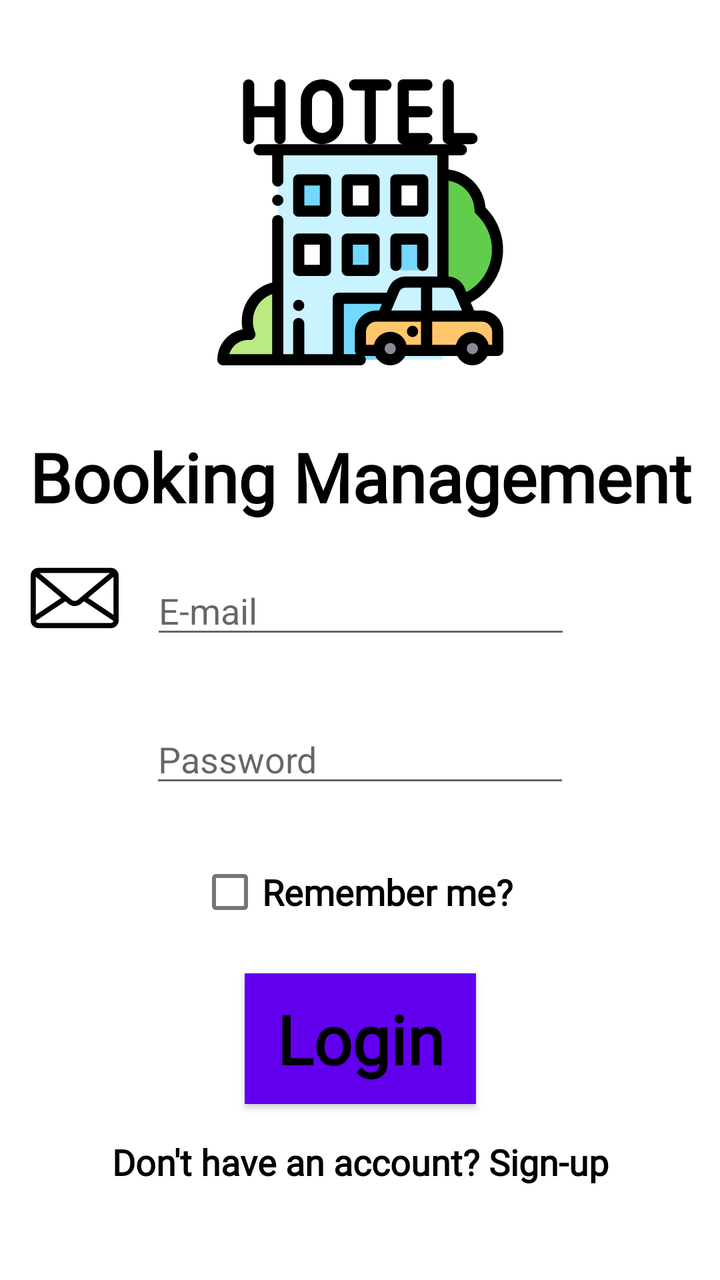
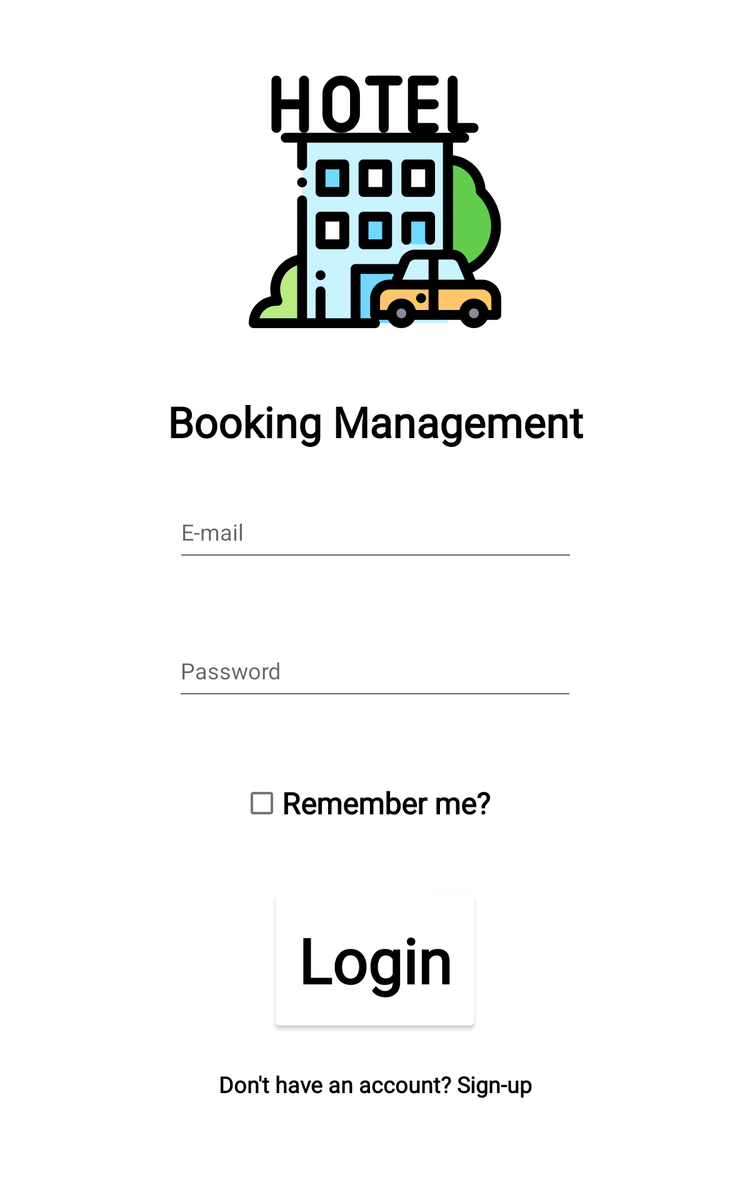

An Android layout and its configuration variant, each rendered on a device that would load it. The default file and the variant file are quoted in full after the pictures.
<!-- AndroidManifest.xml: application theme Theme.BookingManagementGAD -->
<!-- res/layout/activity_login.xml -->
<?xml version="1.0" encoding="utf-8"?>
<androidx.constraintlayout.widget.ConstraintLayout xmlns:android="http://schemas.android.com/apk/res/android"
    xmlns:app="http://schemas.android.com/apk/res-auto"
    xmlns:tools="http://schemas.android.com/tools"
    android:layout_width="match_parent"
    android:layout_height="match_parent"
    tools:context=".Login">

    <ImageView
        android:id="@+id/imageView3"
        android:layout_width="161dp"
        android:layout_height="143dp"
        app:layout_constraintBottom_toBottomOf="parent"
        app:layout_constraintEnd_toEndOf="parent"
        app:layout_constraintStart_toStartOf="parent"
        app:layout_constraintTop_toTopOf="parent"
        app:layout_constraintVertical_bias="0.07999998"
        app:srcCompat="@drawable/ic_hotel_logo" />

    <TextView
        android:id="@+id/textView"
        android:layout_width="wrap_content"
        android:layout_height="wrap_content"
        android:fontFamily="@font/pacifico"
        android:text="Booking Management"
        android:textAppearance="@style/TextAppearance.AppCompat.Display1"
        android:textColor="#010101"
        android:textStyle="bold"
        app:layout_constraintBottom_toBottomOf="parent"
        app:layout_constraintEnd_toEndOf="parent"
        app:layout_constraintStart_toStartOf="parent"
        app:layout_constraintTop_toBottomOf="@+id/imageView3"
        app:layout_constraintVertical_bias="0.07999998" />

    <EditText
        android:id="@+id/editTextTextEmailAddress"
        android:layout_width="wrap_content"
        android:layout_height="wrap_content"
        android:ems="10"
        android:hint="E-mail"
        android:inputType="textEmailAddress"
        android:textColorHighlight="#000000"
        android:textColorLink="#000000"
        app:layout_constraintBottom_toBottomOf="parent"
        app:layout_constraintEnd_toEndOf="parent"
        app:layout_constraintHorizontal_bias="0.502"
        app:layout_constraintStart_toStartOf="parent"
        app:layout_constraintTop_toBottomOf="@+id/textView"
        app:layout_constraintVertical_bias="0.065" />

    <EditText
        android:id="@+id/editTextTextPassword"
        android:layout_width="wrap_content"
        android:layout_height="wrap_content"
        android:ems="10"
        android:hint="Password"
        android:inputType="textPassword"
        app:layout_constraintBottom_toBottomOf="parent"
        app:layout_constraintEnd_toEndOf="parent"
        app:layout_constraintStart_toStartOf="parent"
        app:layout_constraintTop_toBottomOf="@+id/editTextTextEmailAddress"
        app:layout_constraintVertical_bias="0.120000005" />

    <ImageView
        android:id="@+id/imageView4"
        android:layout_width="66dp"
        android:layout_height="44dp"
        app:layout_constraintBottom_toBottomOf="parent"
        app:layout_constraintEnd_toStartOf="@+id/editTextTextEmailAddress"
        app:layout_constraintHorizontal_bias="0.457"
        app:layout_constraintStart_toStartOf="parent"
        app:layout_constraintTop_toTopOf="parent"
        app:layout_constraintVertical_bias="0.465"
        app:srcCompat="@drawable/ic_email" />

    <ImageView
        android:id="@+id/imageView7"
        android:layout_width="66dp"
        android:layout_height="44dp"
        app:layout_constraintBottom_toBottomOf="parent"
        app:layout_constraintEnd_toStartOf="@+id/editTextTextPassword"
        app:layout_constraintHorizontal_bias="0.457"
        app:layout_constraintStart_toStartOf="parent"
        app:layout_constraintTop_toBottomOf="@+id/imageView4"
        app:layout_constraintVertical_bias="0.12"
        app:srcCompat="@drawable/ic_password" />

    <CheckBox
        android:id="@+id/checkBox2"
        android:layout_width="wrap_content"
        android:layout_height="wrap_content"
        android:fontFamily="@font/pacifico"
        android:text="Remember me? "
        android:textAppearance="@style/TextAppearance.AppCompat.Display1"
        android:textSize="18sp"
        android:textStyle="bold"
        app:layout_constraintBottom_toBottomOf="parent"
        app:layout_constraintEnd_toEndOf="parent"
        app:layout_constraintStart_toStartOf="parent"
        app:layout_constraintTop_toBottomOf="@+id/editTextTextPassword"
        app:layout_constraintVertical_bias="0.120000005" />

    <Button
        android:id="@+id/button2"
        android:layout_width="wrap_content"
        android:layout_height="wrap_content"
        android:background="#FFFFFF"
        android:fontFamily="@font/pacifico"
        android:text="Login"
        android:textAppearance="@style/TextAppearance.AppCompat.Display1"
        android:textColor="#000000"
        android:backgroundTint="@android:color/white"
        android:textColorHighlight="#FFFFFF"
        android:textStyle="bold"
        app:layout_constraintBottom_toBottomOf="parent"
        app:layout_constraintEnd_toEndOf="parent"
        app:layout_constraintStart_toStartOf="parent"
        app:layout_constraintTop_toBottomOf="@+id/checkBox2"
        app:layout_constraintVertical_bias="0.16000003" />

    <TextView
        android:id="@+id/textView5"
        android:layout_width="wrap_content"
        android:layout_height="wrap_content"
        android:fontFamily="@font/pacifico"
        android:text="Don't have an account? Sign-up"
        android:textColor="#000000"
        android:textSize="18sp"
        android:textStyle="bold"
        app:layout_constraintBottom_toBottomOf="parent"
        app:layout_constraintEnd_toEndOf="parent"
        app:layout_constraintStart_toStartOf="parent"
        app:layout_constraintTop_toBottomOf="@+id/button2"
        app:layout_constraintVertical_bias="0.26" />

</androidx.constraintlayout.widget.ConstraintLayout>
<!-- resources referenced by this layout -->
<resources>
  <!-- drawable ic_email (drawable) -->
  <vector xmlns:android="http://schemas.android.com/apk/res/android"
      android:width="512dp"
      android:height="512dp"
      android:viewportWidth="512"
      android:viewportHeight="512">
    <path
        android:fillColor="#FF000000"
        android:pathData="M467,80.609H45c-24.813,0 -45,20.187 -45,45v260.782c0,24.813 20.187,45 45,45h422c24.813,0 45,-20.187 45,-45V125.609C512,100.796 491.813,80.609 467,80.609zM461.127,110.609l-6.006,5.001L273.854,266.551c-10.346,8.614 -25.364,8.614 -35.708,0L56.879,115.61l-6.006,-5.001H461.127zM30,132.267L177.692,255.25L30,353.543V132.267zM467,401.391H45c-7.248,0 -13.31,-5.168 -14.699,-12.011l171.445,-114.101l17.204,14.326c10.734,8.938 23.893,13.407 37.051,13.407c13.158,0 26.316,-4.469 37.051,-13.407l17.204,-14.326l171.444,114.1C480.31,396.224 474.248,401.391 467,401.391zM482,353.543l-147.692,-98.292L482,132.267V353.543z"/>
  </vector>
  <!-- drawable ic_hotel_logo: vector/xml drawable (drawable, 8466 chars, omitted) -->
  <style name="Theme.BookingManagementGAD" parent="Theme.MaterialComponents.DayNight.DarkActionBar">
          
          <item name="colorPrimary">@color/purple_500</item>
          <item name="colorPrimaryVariant">@color/purple_700</item>
          <item name="colorOnPrimary">@color/white</item>
          
          <item name="colorSecondary">@color/teal_200</item>
          <item name="colorSecondaryVariant">@color/teal_700</item>
          <item name="colorOnSecondary">@color/black</item>
          
          <item name="android:statusBarColor" tools:targetApi="l">?attr/colorPrimaryVariant</item>
          
      </style>
</resources>
<!-- res/layout-sw600dp/activity_login.xml (the repository's variant of the layout above) -->
<!-- drawn on a 7-inch tablet held upright -->
<?xml version="1.0" encoding="utf-8"?>
<androidx.constraintlayout.widget.ConstraintLayout xmlns:android="http://schemas.android.com/apk/res/android"
    xmlns:app="http://schemas.android.com/apk/res-auto"
    xmlns:tools="http://schemas.android.com/tools"
    android:layout_width="match_parent"
    android:layout_height="match_parent"
    tools:context=".Login">

    <ImageView
        android:id="@+id/imageView3"
        android:layout_width="212dp"
        android:layout_height="202dp"
        app:layout_constraintBottom_toBottomOf="parent"
        app:layout_constraintEnd_toEndOf="parent"
        app:layout_constraintStart_toStartOf="parent"
        app:layout_constraintTop_toTopOf="parent"
        app:layout_constraintVertical_bias="0.07999998"
        app:srcCompat="@drawable/ic_hotel_logo" />

    <TextView
        android:id="@+id/textView"
        android:layout_width="wrap_content"
        android:layout_height="wrap_content"
        android:fontFamily="@font/pacifico"
        android:text="Booking Management"
        android:textAppearance="@style/TextAppearance.AppCompat.Display1"
        android:textColor="#010101"
        android:textStyle="bold"
        app:layout_constraintBottom_toBottomOf="parent"
        app:layout_constraintEnd_toEndOf="parent"
        app:layout_constraintStart_toStartOf="parent"
        app:layout_constraintTop_toBottomOf="@+id/imageView3"
        app:layout_constraintVertical_bias="0.07999998" />

    <EditText
        android:id="@+id/editTextTextEmailAddress"
        android:layout_width="319dp"
        android:layout_height="57dp"
        android:ems="10"
        android:hint="E-mail"
        android:inputType="textEmailAddress"
        android:textColorHighlight="#000000"
        android:textColorLink="#000000"
        app:layout_constraintBottom_toBottomOf="parent"
        app:layout_constraintEnd_toEndOf="parent"
        app:layout_constraintHorizontal_bias="0.502"
        app:layout_constraintStart_toStartOf="parent"
        app:layout_constraintTop_toBottomOf="@+id/textView"
        app:layout_constraintVertical_bias="0.065" />

    <EditText
        android:id="@+id/editTextTextPassword"
        android:layout_width="319dp"
        android:layout_height="57dp"
        android:ems="10"
        android:hint="Password"
        android:inputType="textPassword"
        app:layout_constraintBottom_toBottomOf="parent"
        app:layout_constraintEnd_toEndOf="parent"
        app:layout_constraintStart_toStartOf="parent"
        app:layout_constraintTop_toBottomOf="@+id/editTextTextEmailAddress"
        app:layout_constraintVertical_bias="0.120000005" />

    <CheckBox
        android:id="@+id/checkBox2"
        android:layout_width="213dp"
        android:layout_height="83dp"
        android:fontFamily="@font/pacifico"
        android:text="Remember me? "
        android:textAppearance="@style/TextAppearance.AppCompat.Display1"
        android:textSize="24sp"
        android:textStyle="bold"
        app:layout_constraintBottom_toBottomOf="parent"
        app:layout_constraintEnd_toEndOf="parent"
        app:layout_constraintStart_toStartOf="parent"
        app:layout_constraintTop_toBottomOf="@+id/editTextTextPassword"
        app:layout_constraintVertical_bias="0.120000005" />

    <Button
        android:id="@+id/button2"
        android:layout_width="159dp"
        android:layout_height="117dp"
        android:backgroundTint="@android:color/white"
        android:fontFamily="@font/pacifico"
        android:text="Login"
        android:textAppearance="@style/TextAppearance.AppCompat.Display1"
        android:textColor="#000000"
        android:textColorHighlight="#FFFFFF"
        android:textSize="50sp"
        android:textStyle="bold"
        app:layout_constraintBottom_toBottomOf="parent"
        app:layout_constraintEnd_toEndOf="parent"
        app:layout_constraintStart_toStartOf="parent"
        app:layout_constraintTop_toBottomOf="@+id/checkBox2"
        app:layout_constraintVertical_bias="0.16000003" />

    <TextView
        android:id="@+id/textView5"
        android:layout_width="wrap_content"
        android:layout_height="wrap_content"
        android:fontFamily="@font/pacifico"
        android:lineSpacingExtra="30sp"
        android:text="Don't have an account? Sign-up"
        android:textColor="#000000"
        android:textSize="18sp"
        android:textStyle="bold"
        app:layout_constraintBottom_toBottomOf="parent"
        app:layout_constraintEnd_toEndOf="parent"
        app:layout_constraintStart_toStartOf="parent"
        app:layout_constraintTop_toBottomOf="@+id/button2"
        app:layout_constraintVertical_bias="0.26" />

</androidx.constraintlayout.widget.ConstraintLayout>
<!-- resources referenced by the variant -->
<!-- as a 7-inch tablet held upright resolves them -->
<resources>
  <!-- drawable ic_hotel_logo: vector/xml drawable (drawable, 8466 chars, omitted) -->
  <style name="Theme.BookingManagementGAD" parent="Theme.MaterialComponents.DayNight.DarkActionBar">
          
          <item name="colorPrimary">@color/purple_500</item>
          <item name="colorPrimaryVariant">@color/purple_700</item>
          <item name="colorOnPrimary">@color/white</item>
          
          <item name="colorSecondary">@color/teal_200</item>
          <item name="colorSecondaryVariant">@color/teal_700</item>
          <item name="colorOnSecondary">@color/black</item>
          
          <item name="android:statusBarColor" tools:targetApi="l">?attr/colorPrimaryVariant</item>
          
      </style>
</resources>
